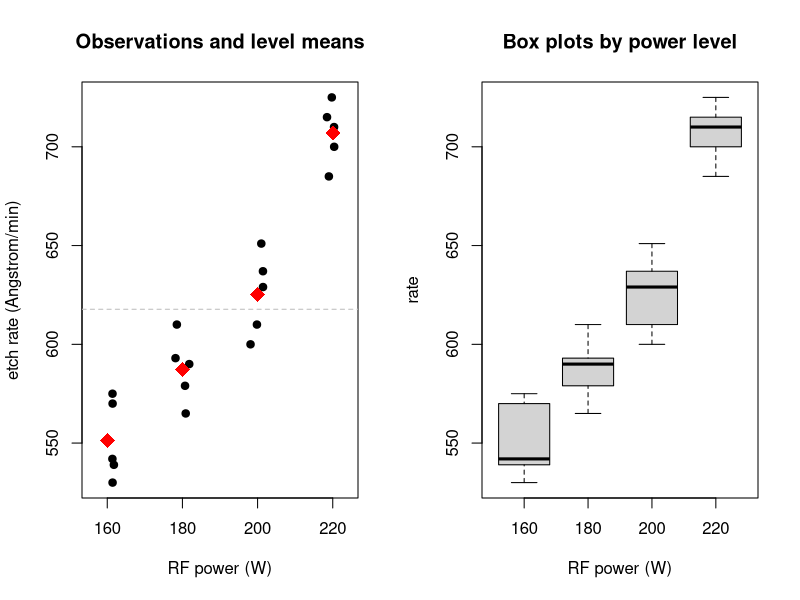

The R source for this figure:
# Etch rate data of the plasma etching experiment: points, level means and box plots.
y <- c(575, 542, 530, 539, 570,
       565, 593, 590, 579, 610,
       600, 651, 610, 637, 629,
       725, 700, 715, 685, 710)
X <- rep(c(160, 180, 200, 220), each = 5)
etch.rate <- data.frame(RF = as.factor(X), rate = y)

op <- par(mfrow = c(1, 2))
stripchart(rate ~ RF, data = etch.rate, vertical = TRUE, method = "jitter", pch = 19,
           xlab = "RF power (W)", ylab = "etch rate (Angstrom/min)",
           main = "Observations and level means")
means <- tapply(etch.rate$rate, etch.rate$RF, mean)
points(1:4, means, pch = 18, cex = 2, col = "red")
abline(h = mean(etch.rate$rate), lty = 2, col = "gray")
boxplot(rate ~ RF, data = etch.rate, xlab = "RF power (W)", main = "Box plots by power level")
par(op)
